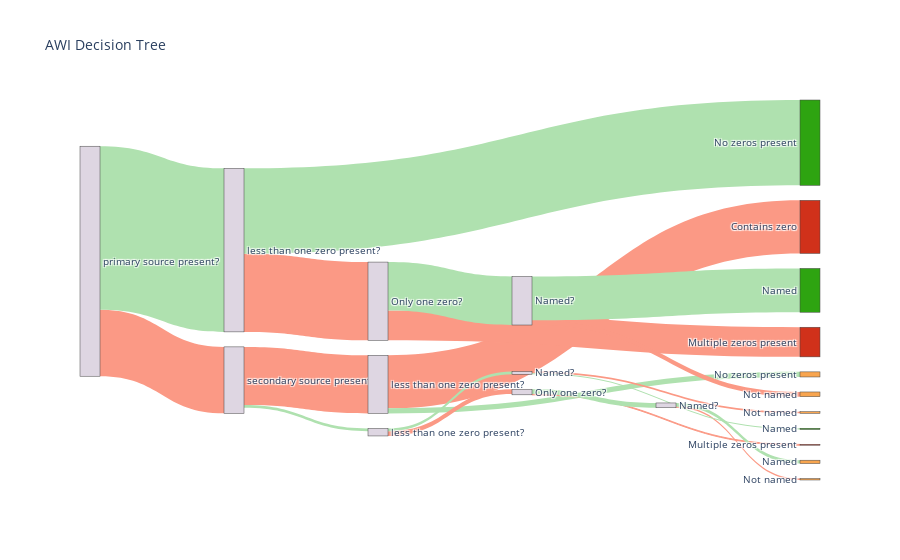

This figure's notebook cell:
### Code cell
fig = go.Figure(data=[go.Sankey(
    node = dict(
      pad = 15,
      thickness = 20,
     # line = dict(color = "black", width = 0.5),
      label =df_sankey['name2'],
      color = df_sankey['node_colour']
    ),
    link = dict(
      source = df_sankey['source'], # indices correspond to labels, eg A1, A2, A1, B1, ...
      target = df_sankey['target'],
      value = df_sankey['value'],
      color = df_sankey['colour']
  ))])

fig.update_layout(title_text="AWI Decision Tree", font_size=10)
fig.show()

### Figure 1 — Plotly figure (JSON) as saved in the notebook; plotly's stock layout.template omitted (floating-point values rounded to 4 significant figures)
{"data": [{"link": {"color": ["#fb9985", "#fb9985", "#fb9985", "#AFE1AF", "#AFE1AF", "#fb9985", "#fb9985", "#AFE1AF", "#fb9985", "#AFE1AF", "#AFE1AF", "#fb9985", "#AFE1AF", "#AFE1AF", "#fb9985", "#fb9985", "#AFE1AF", "#fb9985", "#AFE1AF", "#AFE1AF", "#fb9985"], "source": [0.0, 1.0, 2.0, 2.0, 1.0, 5.0, 6.0, 6.0, 8.0, 8.0, 5.0, 11.0, 11.0, 0.0, 14.0, 15.0, 15.0, 17.0, 17.0, 14.0, NaN], "target": [1.0, 2.0, 3.0, 4.0, 5.0, 6.0, 7.0, 8.0, 9.0, 10.0, 11.0, 12.0, 13.0, 14.0, 15.0, 16.0, 17.0, 18.0, 19.0, 20.0, NaN], "value": [2050.0, 1794.0, 1637.0, 157.0, 84.0, 148.0, 24.0, 148.0, 44.0, 104.0, 84.0, 50.0, 34.0, 5043.0, 2411.0, 914.0, 1497.0, 146.0, 1351.0, 2632.0, NaN]}, "node": {"color": ["#ded6e2", "#ded6e2", "#ded6e2", "#d0311a", "#f8a54f", "#ded6e2", "#ded6e2", "#d0311a", "#ded6e2", "#f8a54f", "#f8a54f", "#ded6e2", "#f8a54f", "#2ea411", "#ded6e2", "#ded6e2", "#d0311a", "#ded6e2", "#f8a54f", "#2ea411", "#2ea411"], "label": ["primary source present?", "secondary source present?", "less than one zero present?", "Contains zero", "No zeros present", "less than one zero present?", "Only one zero?", "Multiple zeros present", "Named?", "Not named", "Named", "Named?", "Not named", "Named", "less than one zero present?", "Only one zero?", "Multiple zeros present", "Named?", "Not named", "Named", "No zeros present"], "pad": 15, "thickness": 20}, "type": "sankey"}], "layout": {"font": {"size": 10}, "title": {"text": "AWI Decision Tree"}}}
